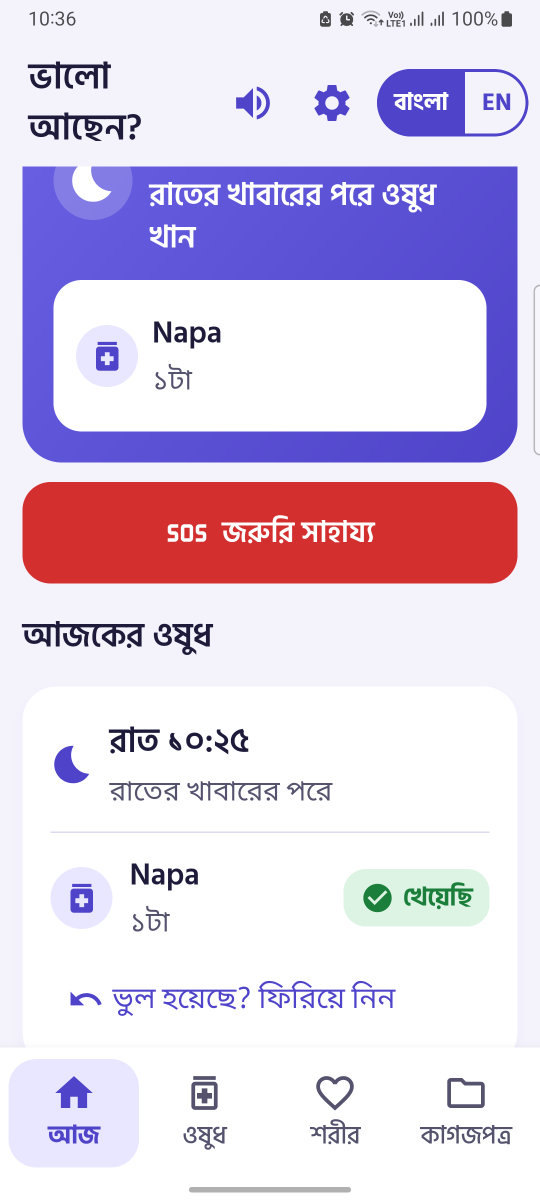
#> input picture docs/img/home.png, 1080 x 2400 px, found by its file name (shown at 1/2 size)
$ python make_screens.py home.png home health.png health
#> lines starting #> are read from the running program, lines starting #| are printed output that depends on the picture
"""
Turns raw phone screenshots (1080x2400 PNG from `adb exec-out screencap -p`) into website images:
crops the status bar and the gesture bar, scales to 360 px wide and saves WebP into docs/assets/screens/.

Usage:  python tools/site/make_screens.py <png> <name> [<png> <name> ...]
        e.g. python tools/site/make_screens.py home.png home health.png health
Needs Pillow (pip install pillow).
"""
import os
import sys

from PIL import Image

ROOT = os.path.abspath(os.path.join(os.path.dirname(__file__), "..", ".."))
OUT = os.path.join(ROOT, "docs", "assets", "screens")
TARGET_W = 360
RATIO = 19.5 / 9  # same frame as the site's device mockup


def convert(src: str, name: str) -> str:
#> called with src = 'home.png', name = 'home'
    im = Image.open(src).convert("RGB")
    w, h = im.size
#> w = 1080; h = 2400
    top = round(h * 0.040)      # status bar
#> top = 96
    bottom = round(h * 0.022)   # gesture handle
#> bottom = 53
    # Hide the real status bar (clock, notification icons) behind the app's own top colour, keeping the
    # space so the mockup's camera notch sits over an empty strip instead of the header.
    for x0 in range(0, w, 8):
        c = im.getpixel((min(x0, w - 1), top + 4))
        im.paste(c, (x0, 0, min(x0 + 8, w), top))
    im = im.crop((0, 0, w, h - bottom))
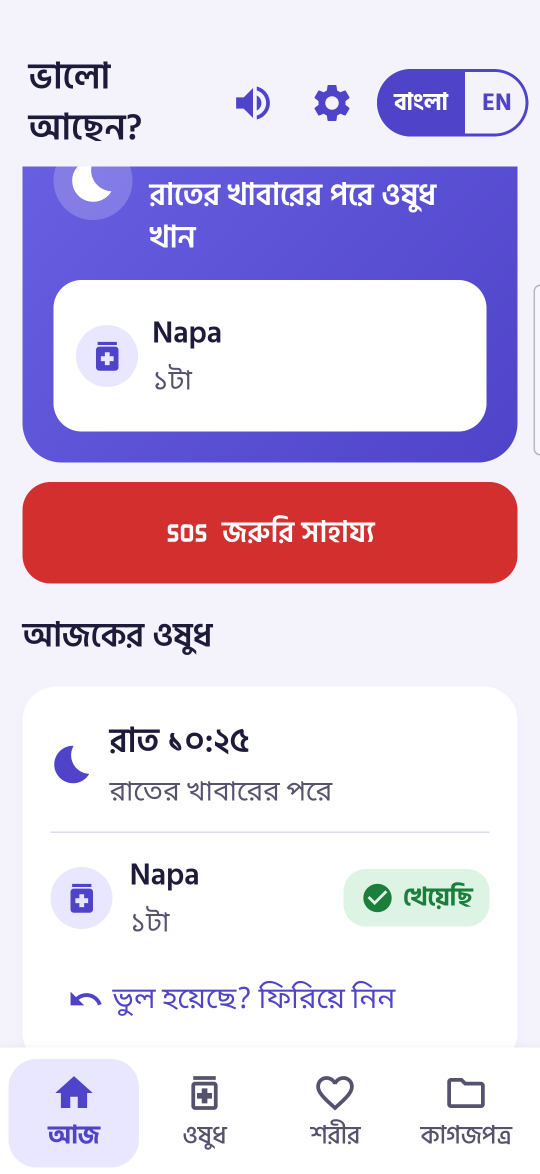
#> im: PIL image 1080x2347 RGB (shown at 1/2 size); mean R, G, B 220.4, 206.7, 228.5
    # Trim the bottom (never the top) so every shot has the device's exact aspect ratio.
    want_h = round(im.width * RATIO)
#> want_h = 2340
    if im.height > want_h:
        im = im.crop((0, 0, im.width, want_h))
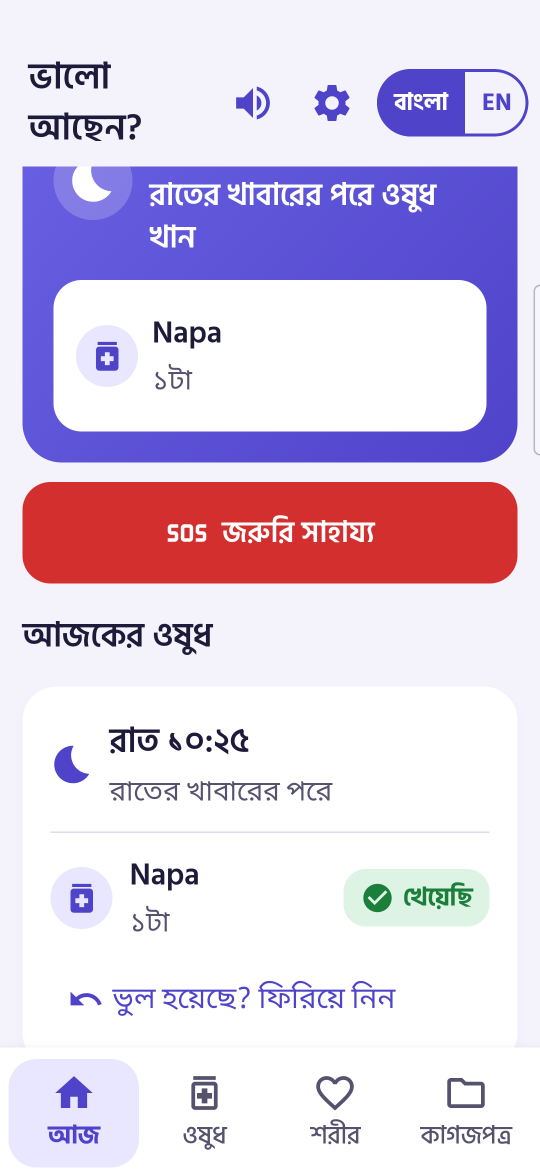
#> im: PIL image 1080x2340 RGB (shown at 1/2 size); mean R, G, B 220.3, 206.5, 228.5
    im = im.resize((TARGET_W, round(TARGET_W * im.height / im.width)), Image.LANCZOS)
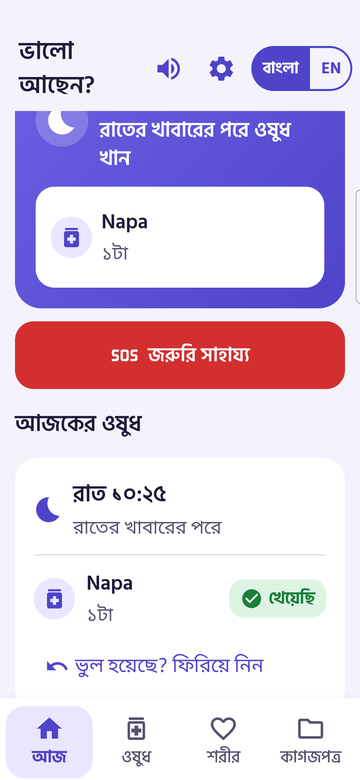
#> im: PIL image 360x780 RGB; mean R, G, B 220, 206.3, 228.3
    os.makedirs(OUT, exist_ok=True)
    dest = os.path.join(OUT, name + ".webp")
    im.save(dest, "WEBP", quality=86, method=6)
    return dest


if __name__ == "__main__":
    args = sys.argv[1:]
    if not args or len(args) % 2:
        sys.exit(__doc__)
    for src, name in zip(args[::2], args[1::2]):
        d = convert(src, name)
        print(f"{name}: {os.path.getsize(d) // 1024} KB")
#> pass 2 of the loop `for src, name in zip(args[::2], args[1::2]):`:
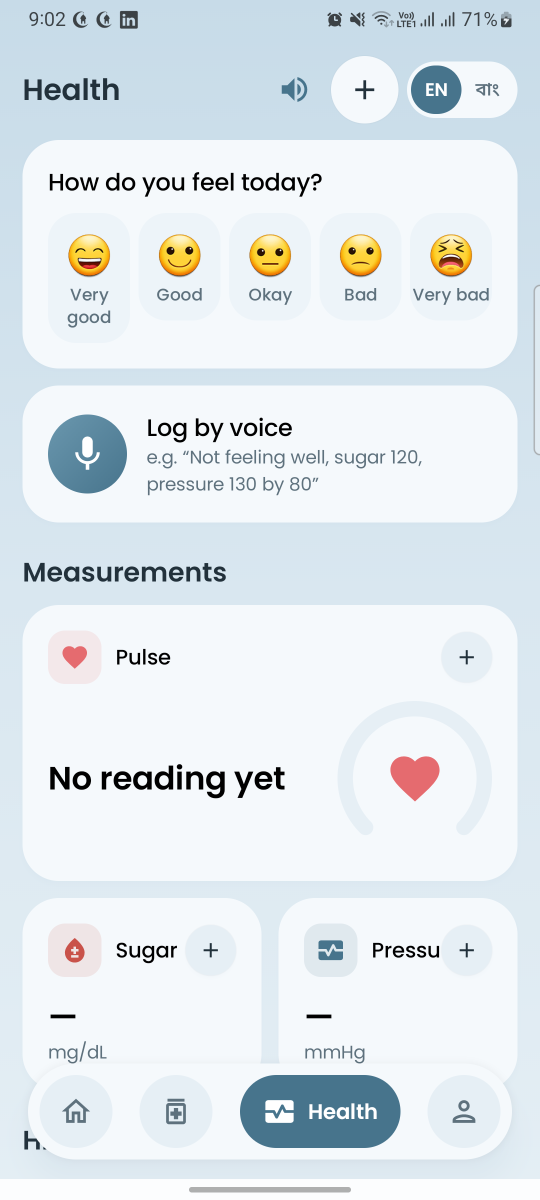
#> input picture docs/img/health.png, 1080 x 2400 px, found by its file name (shown at 1/2 size)
#> in convert (call 2), `im = im.crop((0, 0, im.width, want_h))`:
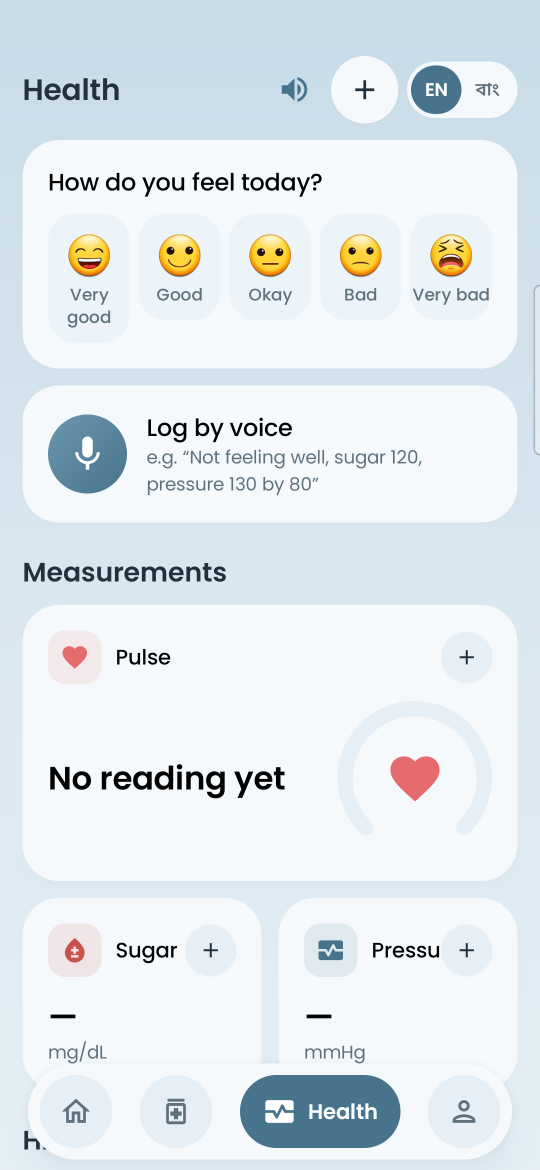
#> im: PIL image 1080x2340 RGB (shown at 1/2 size); mean R, G, B 225.1, 232.9, 237.5
#> in convert (call 2), `im = im.resize((TARGET_W, round(TARGET_W * im.height / im.width)), Ima..`:
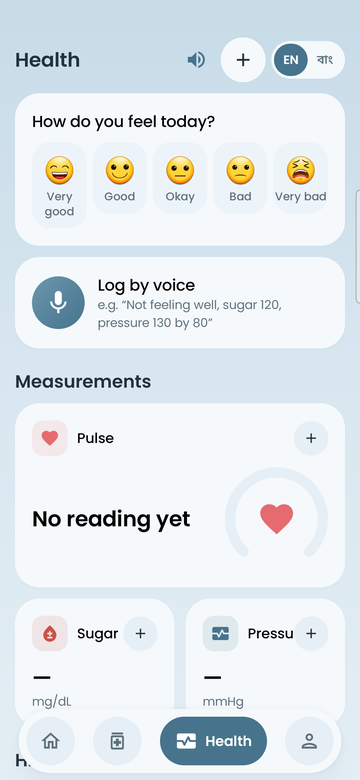
#> im: PIL image 360x780 RGB; mean R, G, B 225.1, 232.9, 237.5
